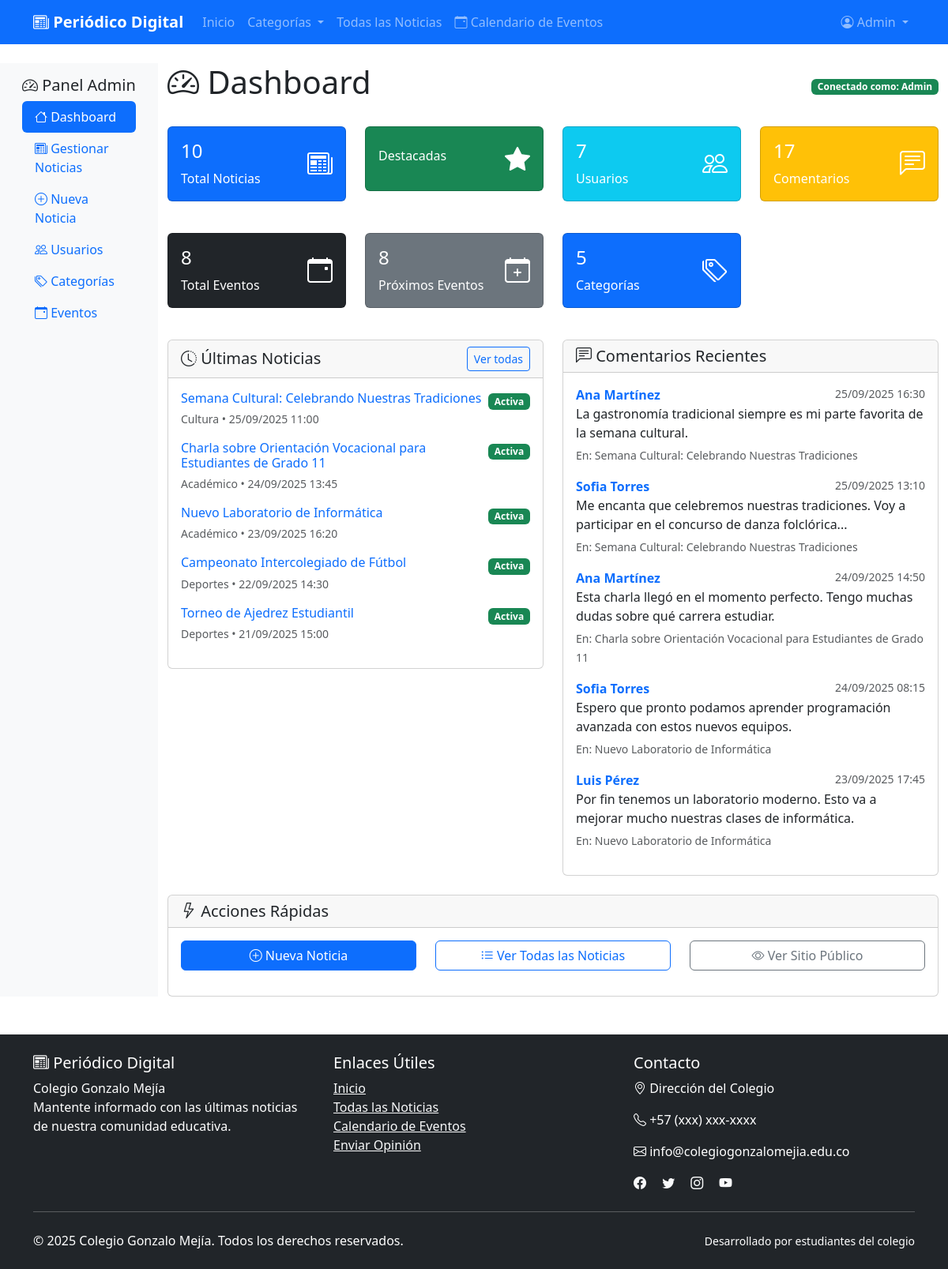
The page /vistas/admin/dashboard.php (signed in) on the database its author committed.
### tables this page shows
CREATE TABLE IF NOT EXISTS noticias (
    id INT AUTO_INCREMENT PRIMARY KEY,
    titulo VARCHAR(255) NOT NULL,
    contenido TEXT NOT NULL,
    resumen TEXT,
    imagen_principal VARCHAR(255),  
    id_autor INT NOT NULL,  
    id_categoria INT NOT NULL,  
    fecha_publicacion TIMESTAMP DEFAULT CURRENT_TIMESTAMP,
    destacada BOOLEAN DEFAULT FALSE,
    activa BOOLEAN DEFAULT TRUE,  
    FOREIGN KEY (id_autor) REFERENCES usuarios(id) ON DELETE CASCADE,
    FOREIGN KEY (id_categoria) REFERENCES categorias(id) ON DELETE CASCADE
);

CREATE TABLE IF NOT EXISTS categorias (
    id INT AUTO_INCREMENT PRIMARY KEY,
    nombre VARCHAR(50) UNIQUE NOT NULL,
    descripcion TEXT
);

### vistas/admin/dashboard.php (the view, shortened to what this page needs)
<?php
include_once '../../includes/header.php';
include_once '../../includes/conexion.php';
include_once '../../includes/navbar.php';
$sql_stats = "SELECT
        (SELECT COUNT(*) FROM noticias WHERE activa = TRUE) as total_noticias,
        (SELECT COUNT(*) FROM categorias) as total_categorias,
        (SELECT COUNT(*) FROM usuarios WHERE activo = TRUE) as total_usuarios,
        (SELECT COUNT(*) FROM comentarios WHERE activo = TRUE) as total_comentarios,
        (SELECT COUNT(*) FROM noticias WHERE DATE(fecha_publicacion) = CURDATE()) as noticias_hoy,
        (SELECT COUNT(*) FROM eventos WHERE activo = TRUE) as total_eventos,
        (SELECT COUNT(*) FROM eventos WHERE activo = TRUE AND fecha_evento >= CURDATE()) as eventos_futuros
";
$resultado_stats = mysqli_query($conexion, $sql_stats);
$stats = mysqli_fetch_assoc($resultado_stats);
$sql_ultimas = "SELECT n.id, n.titulo, n.fecha_publicacion, c.nombre AS categoria_nombre, n.activa
                FROM noticias n
                JOIN categorias c ON n.id_categoria = c.id
                ORDER BY n.fecha_publicacion DESC
                LIMIT 5";
$ultimas_noticias = mysqli_query($conexion, $sql_ultimas);
$sql_comentarios = "SELECT c.contenido, c.fecha_comentario, u.nombre, u.apellido, n.titulo AS noticia_titulo
                   FROM comentarios c
                   JOIN usuarios u ON c.id_usuario = u.id
                   JOIN noticias n ON c.id_noticia = n.id
                   WHERE c.activo = TRUE
                   ORDER BY c.fecha_comentario DESC
                   LIMIT 5";
$ultimos_comentarios = mysqli_query($conexion, $sql_comentarios);
?>
<div class="container-fluid mt-4">
    <div class="row">
        <div class="col-md-3 col-lg-2 sidebar">
            <div class="p-3">
                <h5><i class="bi bi-speedometer2"></i> Panel Admin</h5>
                <ul class="nav nav-pills flex-column">
                    <li class="nav-item">
                        <a class="nav-link active" href="dashboard.php">
                            <i class="bi bi-house"></i> Dashboard
                        </a>
                    </li>
                    <li class="nav-item">
                        <a class="nav-link" href="gestionar_noticias.php">
                            <i class="bi bi-newspaper"></i> Gestionar Noticias
                        </a>
                    </li>
                    <li class="nav-item">
                        <a class="nav-link" href="crear_noticia.php">
                            <i class="bi bi-plus-circle"></i> Nueva Noticia
                        </a>
                    </li>
                    <?php if ($_SESSION['tipo_usuario'] == 'admin'): ?>
                        <li class="nav-item">
                            <a class="nav-link" href="gestionar_usuarios.php">
                                <i class="bi bi-people"></i> Usuarios
                            </a>
                        </li>
                        <li class="nav-item">
                            <a class="nav-link" href="gestionar_categorias.php">
                                <i class="bi bi-tags"></i> Categorías
                            </a>
                        </li>
                        <li class="nav-item">
                            <a class="nav-link" href="gestionar_eventos.php">
                                <i class="bi bi-calendar-event"></i> Eventos
                            </a>
                        </li>
                    <?php endif; ?>
                </ul>
            </div>
        </div>
        <div class="col-md-9 col-lg-10">
            <div class="d-flex justify-content-between align-items-center mb-4">
                <h1><i class="bi bi-speedometer2"></i> Dashboard</h1>
                <div>
                    <span class="badge bg-success">Conectado como: <?php echo htmlspecialchars($_SESSION['usuario_nombre']); ?></span>
                </div>
            </div>
            <div class="row mb-4">
                <div class="col-md-6 col-lg-3 mb-3">
                    <div class="card text-white bg-primary">
                        <div class="card-body">
                            <div class="d-flex justify-content-between">
                                <div>
                                    <h4><?php echo $stats['total_noticias']; ?></h4>
                                    <p class="mb-0">Total Noticias</p>
                                </div>
                                <div class="align-self-center">
                                    <i class="bi bi-newspaper" style="font-size: 2rem;"></i>
                                </div>
                            </div>
                        </div>
                    </div>
                </div>
                <div class="col-md-6 col-lg-3 mb-3">
                    <div class="card text-white bg-success">
                        <div class="card-body">
                            <div class="d-flex justify-content-between">
                                <div>
                                    <p class="mb-0">Destacadas</p>
                                </div>
                                <div class="align-self-center">
                                    <i class="bi bi-star-fill" style="font-size: 2rem;"></i>
                                </div>
                            </div>
                        </div>
                    </div>
                </div>
                <div class="col-md-6 col-lg-3 mb-3">
                    <div class="card text-white bg-info">
                        <div class="card-body">
                            <div class="d-flex justify-content-between">
                                <div>
                                    <h4><?php echo $stats['total_usuarios']; ?></h4>
                                    <p class="mb-0">Usuarios</p>
                                </div>
                                <div class="align-self-center">
                                    <i class="bi bi-people" style="font-size: 2rem;"></i>
                                </div>
                            </div>
                        </div>
                    </div>
                </div>
                <div class="col-md-6 col-lg-3 mb-3">
                    <div class="card text-white bg-warning">
                        <div class="card-body">
                            <div class="d-flex justify-content-between">
                                <div>
                                    <h4><?php echo $stats['total_comentarios']; ?></h4>
                                    <p class="mb-0">Comentarios</p>
                                </div>
                                <div class="align-self-center">
                                    <i class="bi bi-chat-left-text" style="font-size: 2rem;"></i>
                                </div>
                            </div>
                        </div>
                    </div>
                </div>
            </div>
            <div class="row mb-4">
                <div class="col-md-6 col-lg-3 mb-3">
                    <div class="card text-white bg-dark">
                        <div class="card-body">
                            <div class="d-flex justify-content-between">
                                <div>
                                    <h4><?php echo $stats['total_eventos']; ?></h4>
                                    <p class="mb-0">Total Eventos</p>
                                </div>
                                <div class="align-self-center">
                                    <i class="bi bi-calendar-event" style="font-size: 2rem;"></i>
                                </div>
                            </div>
                        </div>
                    </div>
                </div>
                <div class="col-md-6 col-lg-3 mb-3">
                    <div class="card text-white bg-secondary">
                        <div class="card-body">
                            <div class="d-flex justify-content-between">
                                <div>
                                    <h4><?php echo $stats['eventos_futuros']; ?></h4>
                                    <p class="mb-0">Próximos Eventos</p>
                                </div>
                                <div class="align-self-center">
                                    <i class="bi bi-calendar-plus" style="font-size: 2rem;"></i>
                                </div>
                            </div>
                        </div>
                    </div>
                </div>
                <div class="col-md-6 col-lg-3 mb-3">
                    <div class="card text-white bg-primary">
                        <div class="card-body">
                            <div class="d-flex justify-content-between">
                                <div>
                                    <h4><?php echo $stats['total_categorias']; ?></h4>
                                    <p class="mb-0">Categorías</p>
                                </div>
                                <div class="align-self-center">
                                    <i class="bi bi-tags" style="font-size: 2rem;"></i>
                                </div>
                            </div>
                        </div>
                    </div>
                </div>
            </div>
            <div class="row">
                <div class="col-lg-6 mb-4">
                    <div class="card">
                        <div class="card-header d-flex justify-content-between align-items-center">
                            <h5 class="mb-0"><i class="bi bi-clock-history"></i> Últimas Noticias</h5>
                            <a href="gestionar_noticias.php" class="btn btn-sm btn-outline-primary">Ver todas</a>
                        </div>
                        <div class="card-body">
                            <?php while ($noticia = mysqli_fetch_assoc($ultimas_noticias)): ?>
                                <div class="d-flex justify-content-between align-items-start mb-3">
                                    <div class="flex-grow-1">
                                        <h6 class="mb-1">
                                            <a href="../noticias_detalle.php?id=<?php echo $noticia['id']; ?>"
                                               class="text-decoration-none">
                                                <?php echo htmlspecialchars($noticia['titulo']); ?>
                                            </a>
                                        </h6>
                                        <small class="text-muted">
                                            <?php echo htmlspecialchars($noticia['categoria_nombre']); ?> •
                                            <?php echo date('d/m/Y H:i', strtotime($noticia['fecha_publicacion'])); ?>
                                        </small>
                                    </div>
                                    <div class="ms-2">
                                        <?php if ($noticia['activa']): ?>
                                            <span class="badge bg-success">Activa</span>
                                        <?php else: ?>
                                            <span class="badge bg-secondary">Inactiva</span>
                                        <?php endif; ?>
                                    </div>
                                </div>
                            <?php endwhile; ?>
                        </div>
                    </div>
                </div>
                <div class="col-lg-6 mb-4">
                    <div class="card">
                        <div class="card-header">
                            <h5 class="mb-0"><i class="bi bi-chat-left-text"></i> Comentarios Recientes</h5>
                        </div>
                        <div class="card-body">
                            <?php while ($comentario = mysqli_fetch_assoc($ultimos_comentarios)): ?>
                                <div class="mb-3">
                                    <div class="d-flex justify-content-between align-items-start">
                                        <strong class="text-primary">
                                            <?php echo htmlspecialchars($comentario['nombre'] . ' ' . $comentario['apellido']); ?>
                                        </strong>
                                        <small class="text-muted">
                                            <?php echo date('d/m/Y H:i', strtotime($comentario['fecha_comentario'])); ?>
                                        </small>
                                    </div>
                                    <p class="mb-1"><?php echo htmlspecialchars(substr($comentario['contenido'], 0, 100)) . (strlen($comentario['contenido']) > 100 ? '...' : ''); ?></p>
                                    <small class="text-muted">En: <?php echo htmlspecialchars($comentario['noticia_titulo']); ?></small>
                                </div>
                            <?php endwhile; ?>
                        </div>
                    </div>
                </div>
            </div>
            <div class="row">
                <div class="col-12">
                    <div class="card">
                        <div class="card-header">
                            <h5 class="mb-0"><i class="bi bi-lightning"></i> Acciones Rápidas</h5>
                        </div>
                        <div class="card-body">
                            <div class="row">
                                <div class="col-md-4 mb-3">
                                    <a href="crear_noticia.php" class="btn btn-primary w-100">
                                        <i class="bi bi-plus-circle"></i> Nueva Noticia
                                    </a>
                                </div>
                                <div class="col-md-4 mb-3">
                                    <a href="gestionar_noticias.php" class="btn btn-outline-primary w-100">
                                        <i class="bi bi-list-ul"></i> Ver Todas las Noticias
                                    </a>
                                </div>
                                <div class="col-md-4 mb-3">
                                    <a href="../../index.php" class="btn btn-outline-secondary w-100">
                                        <i class="bi bi-eye"></i> Ver Sitio Público
                                    </a>
                                </div>
                            </div>
                        </div>
                    </div>
                </div>
            </div>
        </div>
    </div>
</div>
<?php include_once '../../includes/footer.php'; ?>

### includes/header.php (style rules this page uses)
.sidebar { background-color: #f8f9fa; min-height: calc(100vh - 56px); }

### rows shown on the page
noticias: titulo "Semana Cultural: Celebrando Nuestras Tradiciones", id_categoria.nombre "Cultura", fecha_publicacion "25/09/2025 11:00", activa "Activa"
noticias: titulo "Charla sobre Orientación Vocacional para Estudiantes de Grado 11", id_categoria.nombre "Académico", fecha_publicacion "24/09/2025 13:45", activa "Activa"
noticias: titulo "Nuevo Laboratorio de Informática", id_categoria.nombre "Académico", fecha_publicacion "23/09/2025 16:20", activa "Activa"
noticias: titulo "Campeonato Intercolegiado de Fútbol", id_categoria.nombre "Deportes", fecha_publicacion "22/09/2025 14:30", activa "Activa"
noticias: titulo "Torneo de Ajedrez Estudiantil", id_categoria.nombre "Deportes", fecha_publicacion "21/09/2025 15:00", activa "Activa"

### other values the page prints
$_SESSION['usuario_nombre'] "Admin"
$stats['total_noticias'] "10"
$stats['total_usuarios'] "7"
$stats['total_comentarios'] "17"
$stats['total_eventos'] "8"
$stats['eventos_futuros'] "8"
$stats['total_categorias'] "5"
$comentario['nombre'] . ' ' . $comentario['apellido'] "Ana Martínez"
date('d/m/Y H:i', strtotime($comentario['fecha_comentario'])) "25/09/2025 16:30"
substr($comentario['contenido'], 0, 100) "La gastronomía tradicional siempre es mi parte favorita de la semana cultural."
$comentario['noticia_titulo'] "Semana Cultural: Celebrando Nuestras Tradiciones"
$comentario['nombre'] . ' ' . $comentario['apellido'] "Sofia Torres"
date('d/m/Y H:i', strtotime($comentario['fecha_comentario'])) "25/09/2025 13:10"
substr($comentario['contenido'], 0, 100) "Me encanta que celebremos nuestras tradiciones. Voy a participar en el concurso de danza folclórica"
date('d/m/Y H:i', strtotime($comentario['fecha_comentario'])) "24/09/2025 14:50"
